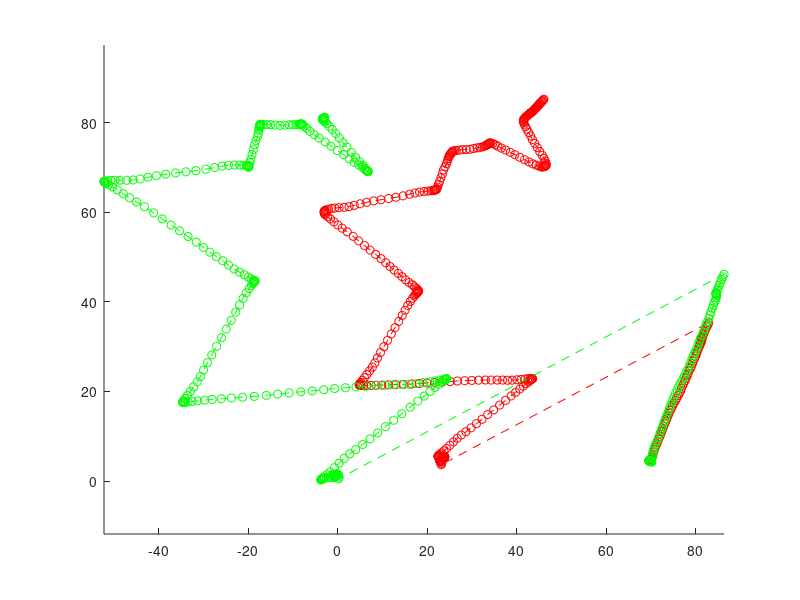

This figure's MATLAB source:
% kalman filter implementation
% first start off with 1D implementation

% what is the true trajectory
% expected trajectory (inputs): 5' right -> 2' left -> 7' right
close all; clear all; clc;
% load('2018-02-25 18-10-55.tlog.mat');
% load('2018-02-25 18-23-56.tlog.mat');
% load('2018-02-25 18-29-57.tlog.mat');
load('2018-02-25 18-35-44.tlog.mat');

% Initial covariance
covariance = diag([1e-3 1e-3 1e-3 1e-3]);
u_o = [1e-3; 1e-3; 1e-3; 1e-3];
P = covariance;
Q=0.1*eye(4);
F = eye(4);
F(5) = 1;
F(15) = 1;
H=eye(4);
R=0.1*eye(4);
x_o = [x_mavlink_local_position_ned_t(1,2) vx_mavlink_local_position_ned_t(1,2) y_mavlink_local_position_ned_t(1,2) vy_mavlink_local_position_ned_t(1,2)];
x = x_o';
xUpdate = x;

% plotXY = [];
for i = 1:length(x_mavlink_local_position_ned_t)
    %     [target_update, covariance_update, difference] = KalmanFilter(ture_measurement, target_estimate_potition, covariance,u_o);
    x(:,end)
    
    tempX=F*x(:,end)+u_o;             % 1
    P=F*P*F'+Q;                % 2
    x = [x, tempX];
    
    z = [x_mavlink_local_position_ned_t(i,2) vx_mavlink_local_position_ned_t(i,2) y_mavlink_local_position_ned_t(i,2) vy_mavlink_local_position_ned_t(i,2)]';
    
    temp = H*P*H'+R;           % 4
    K=P*H*(temp)^(-1);         % 5 There is a difference between this equation and the one on the article
    difference = z-H*tempX;      % 3
    tempX1=tempX + (K*difference);  % 6
    P=(eye(4)-K*H)*P;          % 7
    xUpdate = [xUpdate, tempX1];
    
end
% plotXY(1,:)

figure()
hold on
% plot(x(1,:), x(3,:), '--xb')
plot(xUpdate(3,:),xUpdate(1,:), '--or')
plot( y_mavlink_local_position_ned_t(:,2), x_mavlink_local_position_ned_t(:,2),'--og')
axis equal